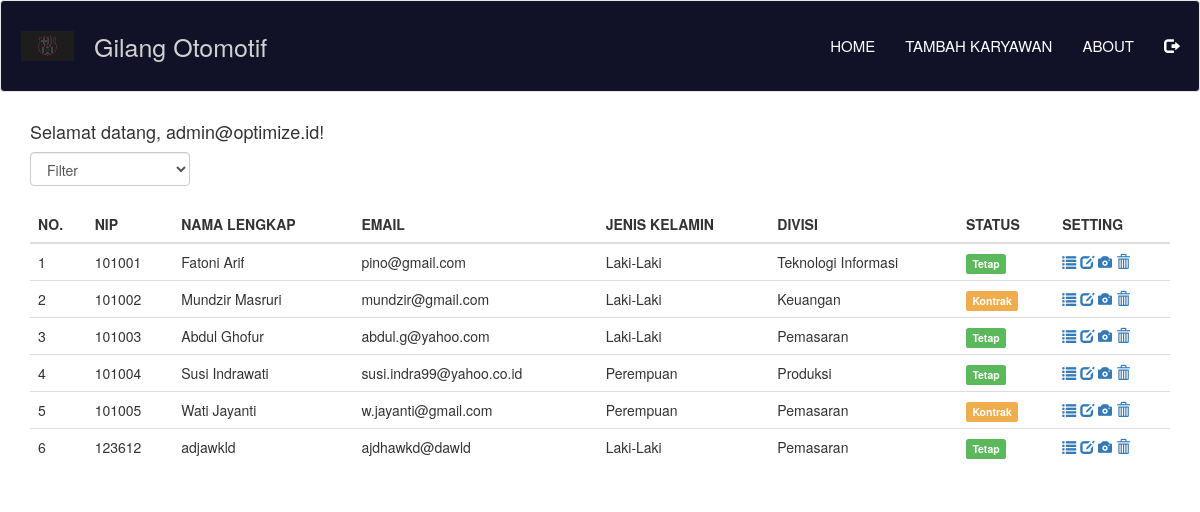
The app's page /index.php (signed in) with its own data.
### tables this page shows
CREATE TABLE `karyawan` (
  `nip` int(11) NOT NULL,
  `nama` varchar(50) NOT NULL,
  `tempat_lahir` varchar(20) NOT NULL,
  `tanggal_lahir` date NOT NULL,
  `email` varchar(50) NOT NULL,
  `jenis_kelamin` varchar(20) NOT NULL,
  `agama` varchar(20) NOT NULL,
  `divisi` varchar(30) NOT NULL,
  `tahun_masuk` varchar(255) NOT NULL,
  `alamat` varchar(100) NOT NULL,
  `foto` varchar(100) NOT NULL,
  `status` int(1) NOT NULL
);

### index.php (the view, shortened to what this page needs)
<?php
include("koneksi.php");
?>
<!DOCTYPE html>
<html lang="en">
<head>
	<link href="css/bootstrap.min.css" rel="stylesheet">
	<link type="text/css" rel="stylesheet" href="style.css">
</head>
<body>
	<nav class="navbar navbar-default">
		<div class="navbar-header">
			<table>
				<tr>
					<td><img src="avatar/iconatasdanlogin.png" class="img-responsive" style="max-height:30px"> </td>
					<td><a class="navbar-brand" href="#">Gilang Otomotif</a></td>
				</tr>
			</table>
		</div>
		<ul class="nav navbar-nav navbar-right">
			<li><a href="index.php">HOME</a></li>
  			<li><a href="add.php">TAMBAH KARYAWAN</a></li>
  			<li><a href="about.php">ABOUT</a></li>
  			<li><a href="logout.php" onclick="return confirm('Yakin Akan Keluar Halaman Admin?')"><span class="glyphicon glyphicon-log-out" aria-hidden="true"></span></a></li>
  		</ul>
  </nav>
	<div class="container">
		<div class="content">
          	<h4>Selamat datang, <?php echo $_SESSION['email']; ?>!</h4>
			<form class="form-inline" method="get">
				<div class="form-group">
					<select name="urut" class="form-control" onchange="form.submit()">
						<option value="0">Filter</option>
						<?php $urut = (isset($_GET['urut']) ? strtolower($_GET['urut']) : NULL);  ?>
					</select>
				</div>
			</form>
			<br />
			<div class="table-responsive">
			<table class="table ">
				<thead>
				<tr>
					<th>NO.</th>
					<th>NIP</th>
					<th>NAMA LENGKAP</th>
					<th>EMAIL</th>
					<th>JENIS KELAMIN</th>
					<th>DIVISI</th>
					<th>STATUS</th>
					<th>SETTING</th>
				</tr>
				</thead>
				<?php
				if($urut){
					$sql = mysqli_query($koneksi, "SELECT * FROM karyawan WHERE status='$urut' ORDER BY nip ASC");
				}else{
					$sql = mysqli_query($koneksi, "SELECT * FROM karyawan ORDER BY nip ASC");
				}
				if(mysqli_num_rows($sql) == 0){
					echo '<tr><td colspan="8">Tidak Ada Data.</td></tr>';
				}else{
					$no = 1;
					while($row = mysqli_fetch_assoc($sql)){
						echo '
						<tr>
							<td>'.$no.'</td>
							<td>'.$row['nip'].'</td>
							<td>'.$row['nama'].'</td>
							<td>'.$row['email'].'</td>
							<td>'.$row['jenis_kelamin'].'</td>
							<td>'.$row['divisi'].'</td>
							<td>';
							if($row['status'] == 1){
								echo '<span class="label label-success">Tetap</span>';
							}else if ($row['status'] == 2) {
								echo '<span class="label label-warning">Kontrak</span>';
							}
						echo '
							</td>
							<td>
								<a href="profile.php?nip='.$row['nip'].'" title="Lihat Detail"><span class="glyphicon glyphicon-list" aria-hidden="true"></span></a>
								<a href="edit.php?nip='.$row['nip'].'" title="Rubah Data"><span class="glyphicon glyphicon-edit" aria-hidden="true"></span></a>
								<a href="avatar.php?nip='.$row['nip'].'" title="Ganti Avatar"><span class="glyphicon glyphicon-camera" aria-hidden="true"></span></a>
								<a href="index.php?aksi=delete&nip='.$row['nip'].'" title="Hapus Data" onclick="return confirm(\'Data Akan Dihapus?\')"><span class="glyphicon glyphicon-trash" aria-hidden="true"></span></a>
							</td>
						</tr>
						';
						$no++;
					}
				}
				?>
			</table>
			</div>
		</div>
	</div>
</body>
</html>

### style.css (style rules this page uses)
.navbar-default { padding: 20px; background-color: #111128; width: 100%; }
.navbar-default .navbar-nav > li > a { color: white; font-size: 15px; }
.navbar-default .navbar-header .navbar-brand { color: #D1D1D1; font-size: 25px; margin-left: 5px; margin-right: 5px; }

### index.php (style rules this page uses)
.content { margin-top: 10px; }

### records on screen
karyawan: nip "101001", nama "Fatoni Arif", email "pino@gmail.com", jenis_kelamin "Laki-Laki", divisi "Teknologi Informasi", status "Tetap"
karyawan: nip "101002", nama "Mundzir Masruri", email "mundzir@gmail.com", jenis_kelamin "Laki-Laki", divisi "Keuangan", status "Kontrak"
karyawan: nip "101003", nama "Abdul Ghofur", email "abdul.g@yahoo.com", jenis_kelamin "Laki-Laki", divisi "Pemasaran", status "Tetap"
karyawan: nip "101004", nama "Susi Indrawati", email "susi.indra99@yahoo.co.id", jenis_kelamin "Perempuan", divisi "Produksi", status "Tetap"
karyawan: nip "101005", nama "Wati Jayanti", email "w.jayanti@gmail.com", jenis_kelamin "Perempuan", divisi "Pemasaran", status "Kontrak"
karyawan: nip "123612", nama "adjawkld", email "ajdhawkd@dawld", jenis_kelamin "Laki-Laki", divisi "Pemasaran", status "Tetap"

### other values on screen
$_SESSION['email'] "admin@optimize.id"
